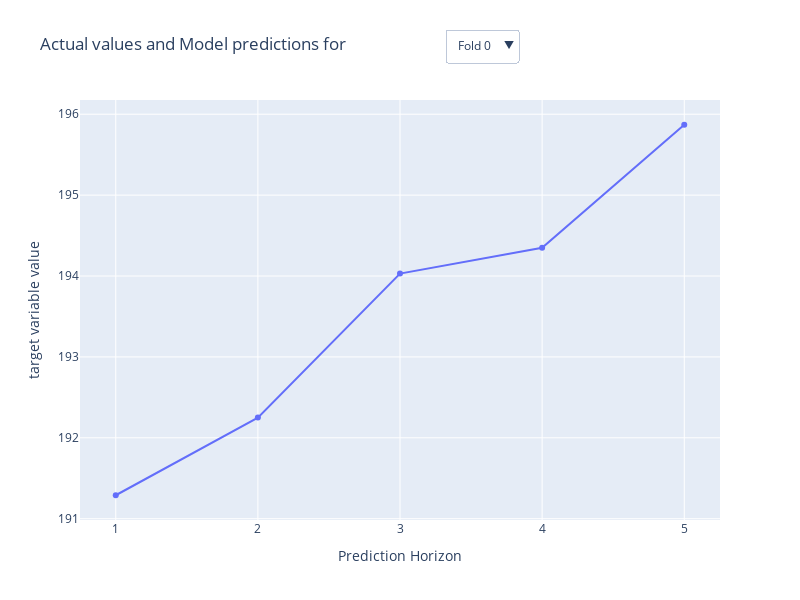

Source (notebook cell):
### Code cell
graphs.prediction_visualisation(MODELS, p, a)

### Figure 1 — Plotly figure (JSON) as saved in the notebook; plotly's stock layout.template omitted (floating-point values rounded to 4 significant figures)
{"data": [{"mode": "lines+markers", "name": "arima Fold 0", "type": "scatter", "visible": false, "x": [1, 2, 3, 4, 5], "y": [190.3, 190.3, 190.3, 190.3, 190.3]}, {"mode": "lines+markers", "name": "arima Fold 1", "type": "scatter", "visible": false, "x": [1, 2, 3, 4, 5], "y": [196.0, 196.0, 196.0, 196.0, 196.0]}, {"mode": "lines+markers", "name": "arima Fold 2", "type": "scatter", "visible": false, "x": [1, 2, 3, 4, 5], "y": [213.5, 213.5, 213.5, 213.4, 213.4]}, {"mode": "lines+markers", "name": "arima Fold 3", "type": "scatter", "visible": false, "x": [1, 2, 3, 4, 5], "y": [209.2, 209.2, 209.2, 209.2, 209.2]}, {"mode": "lines+markers", "name": "arima Fold 4", "type": "scatter", "visible": false, "x": [1, 2, 3, 4, 5], "y": [214.1, 214.1, 214.1, 214.1, 214.0]}, {"mode": "lines+markers", "name": "llama Fold 0", "type": "scatter", "visible": false, "x": [1, 2, 3, 4, 5], "y": [178.2, 172.1, 182.0, 183.3, 170.5]}, {"mode": "lines+markers", "name": "llama Fold 1", "type": "scatter", "visible": false, "x": [1, 2, 3, 4, 5], "y": [182.9, 191.5, 177.9, 179.8, 164.8]}, {"mode": "lines+markers", "name": "llama Fold 2", "type": "scatter", "visible": false, "x": [1, 2, 3, 4, 5], "y": [176.1, 174.7, 178.0, 182.7, 164.3]}, {"mode": "lines+markers", "name": "llama Fold 3", "type": "scatter", "visible": false, "x": [1, 2, 3, 4, 5], "y": [185.4, 172.2, 169.4, 173.2, 168.9]}, {"mode": "lines+markers", "name": "llama Fold 4", "type": "scatter", "visible": false, "x": [1, 2, 3, 4, 5], "y": [182.7, 174.8, 173.3, 175.3, 179.0]}, {"mode": "lines+markers", "name": "autoregressor Fold 0", "type": "scatter", "visible": false, "x": [1, 2, 3, 4, 5], "y": [190.3, 190.3, 190.3, 190.3, 190.3]}, {"mode": "lines+markers", "name": "autoregressor Fold 1", "type": "scatter", "visible": false, "x": [1, 2, 3, 4, 5], "y": [195.9, 195.9, 195.9, 195.9, 195.9]}, {"mode": "lines+markers", "name": "autoregressor Fold 2", "type": "scatter", "visible": false, "x": [1, 2, 3, 4, 5], "y": [213.1, 213.1, 213.1, 213.1, 213.1]}, {"mode": "lines+markers", "name": "autoregressor Fold 3", "type": "scatter", "visible": false, "x": [1, 2, 3, 4, 5], "y": [209.7, 209.7, 209.7, 209.7, 209.7]}, {"mode": "lines+markers", "name": "autoregressor Fold 4", "type": "scatter", "visible": false, "x": [1, 2, 3, 4, 5], "y": [214.1, 214.1, 214.1, 214.1, 214.1]}, {"mode": "lines+markers", "name": "fine-tuned Llama Fold 0", "type": "scatter", "visible": false, "x": [1, 2, 3, 4, 5], "y": [198.8, 198.2, 194.8, 195.4, 198.5]}, {"mode": "lines+markers", "name": "fine-tuned Llama Fold 1", "type": "scatter", "visible": false, "x": [1, 2, 3, 4, 5], "y": [206.2, 206.1, 208.2, 206.2, 212.3]}, {"mode": "lines+markers", "name": "fine-tuned Llama Fold 2", "type": "scatter", "visible": false, "x": [1, 2, 3, 4, 5], "y": [215.4, 213.2, 206.7, 205.0, 214.4]}, {"mode": "lines+markers", "name": "fine-tuned Llama Fold 3", "type": "scatter", "visible": false, "x": [1, 2, 3, 4, 5], "y": [213.7, 206.3, 204.6, 211.5, 215.6]}, {"mode": "lines+markers", "name": "fine-tuned Llama Fold 4", "type": "scatter", "visible": false, "x": [1, 2, 3, 4, 5], "y": [209.5, 205.0, 203.9, 211.3, 214.5]}, {"mode": "lines+markers", "name": "Actual Fold 0", "type": "scatter", "visible": true, "x": [1, 2, 3, 4, 5], "y": [191.3, 192.2, 194.0, 194.4, 195.9]}, {"mode": "lines+markers", "name": "Actual Fold 1", "type": "scatter", "visible": false, "x": [1, 2, 3, 4, 5], "y": [194.5, 196.9, 193.1, 207.1, 213.1]}, {"mode": "lines+markers", "name": "Actual Fold 2", "type": "scatter", "visible": false, "x": [1, 2, 3, 4, 5], "y": [214.2, 212.5, 216.7, 214.3, 209.7]}, {"mode": "lines+markers", "name": "Actual Fold 3", "type": "scatter", "visible": false, "x": [1, 2, 3, 4, 5], "y": [207.5, 208.1, 209.1, 213.2, 214.1]}, {"mode": "lines+markers", "name": "Actual Fold 4", "type": "scatter", "visible": false, "x": [1, 2, 3, 4, 5], "y": [210.6, 216.8, 220.3, 221.6, 226.3]}], "layout": {"height": 600, "title": {"text": "Actual values and Model predictions for "}, "updatemenus": [{"active": 0, "buttons": [{"args": [{"visible": [true, false, false, false, false, true, false, false, false, false, true, false, false, false, false, true, false, false, false, false, true, false, false, false, false]}, {"title": "Actual values and Model predictions for Fold 0"}], "label": "Fold 0", "method": "update"}, {"args": [{"visible": [false, true, false, false, false, false, true, false, false, false, false, true, false, false, false, false, true, false, false, false, false, true, false, false, false]}, {"title": "Actual values and Model predictions for Fold 1"}], "label": "Fold 1", "method": "update"}, {"args": [{"visible": [false, false, true, false, false, false, false, true, false, false, false, false, true, false, false, false, false, true, false, false, false, false, true, false, false]}, {"title": "Actual values and Model predictions for Fold 2"}], "label": "Fold 2", "method": "update"}, {"args": [{"visible": [false, false, false, true, false, false, false, false, true, false, false, false, false, true, false, false, false, false, true, false, false, false, false, true, false]}, {"title": "Actual values and Model predictions for Fold 3"}], "label": "Fold 3", "method": "update"}, {"args": [{"visible": [false, false, false, false, true, false, false, false, false, true, false, false, false, false, true, false, false, false, false, true, false, false, false, false, true]}, {"title": "Actual values and Model predictions for Fold 4"}], "label": "Fold 4", "method": "update"}], "direction": "down", "showactive": true, "x": 0.57, "xanchor": "left", "y": 1.17, "yanchor": "top"}], "width": 800, "xaxis": {"anchor": "y", "domain": [0, 1], "title": {"text": "Prediction Horizon"}}, "yaxis": {"anchor": "x", "domain": [0, 1], "title": {"text": "target variable value"}}}}
